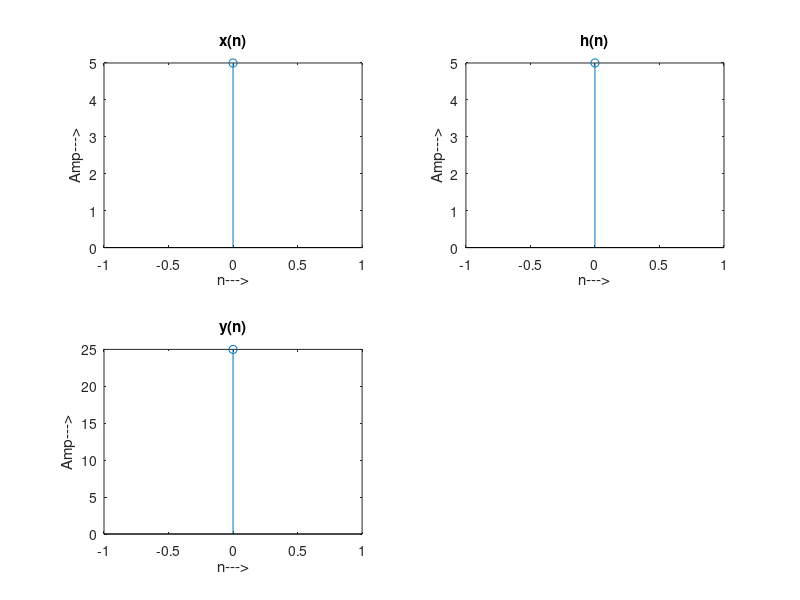

MATLAB code to generate this figure:

% Find linear convolution of two user input sequence using 'conv' function, also plot the given sequence and convolute sequence  

x = input("Enter 1st sequence : ");
y = input("Enter 2nd sequence : ");

L = length(x);
n = 0:L-1;
subplot(2,2,1)
stem(n,x)
title('x(n)');
xlabel('n--->');
ylabel('Amp--->');


M = length(y);
h = 0:M-1;
subplot(2,2,2)
stem(h,y)
title('h(n)');
xlabel('n--->');
ylabel('Amp--->');

z = conv(x,y)
p = length(z);
c = 0:p-1;
subplot(2,2,3)
stem(c,z)
title('y(n)');
xlabel('n--->');
ylabel('Amp--->');


%{

Enter 1st sequence : [1,9,5,2,1]
Enter 2nd sequence : [1,2,3]
z =

    1   11   26   39   20    8    3


%}
